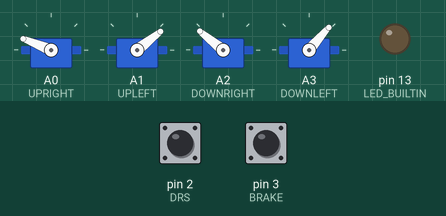
Recording of a sketch running on a simulated Arduino Uno, built with avr-gcc and run on an emulated ATmega328P. Parts: 4 × servo, output pins drawn as LEDs (lit = HIGH). Inputs (shaded band) come from the test bench; at power-on: pin 2 (DRS) HIGH, pin 3 (BRAKE) HIGH.

Above: at 2.4 s.
2.5 s: pin 2 (DRS) pulled LOW for 1 s
At 3.05 s:
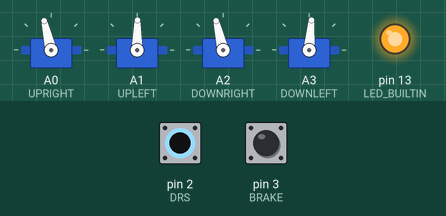
7.1 s: pin 2 (DRS) pulled LOW for 3.2 s
At 11.3 s:
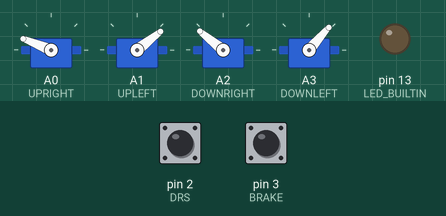
Timing chart, 0 to 12.8 s (numbered marks = the images above; inputs shaded):
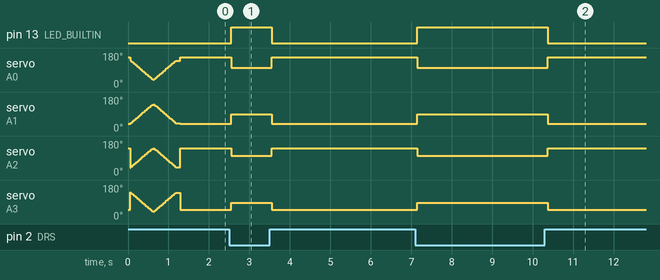

The sketch:

DRSnew.ino
```cpp
#include <Servo.h>
#define ABSMAX 2500
#define ABSMIN 500

#define BRAKE 3
#define DRS 2
#define STEERING A5
#define MINPRESS 50

#define UPRIGHT A0
#define UPLEFT A1
#define DOWNRIGHT A2
#define DOWNLEFT A3

Servo UpRight;
Servo UpLeft;
Servo DownRight;
Servo DownLeft;

#define CLOSE_UpRight 2170
#define OPEN_UpRight 1610

#define CLOSE_UpLeft 940
#define OPEN_UpLeft  1460


#define CLOSE_DownRight 2000
#define OPEN_DownRight 1610

#define CLOSE_DownLeft 1050
#define OPEN_DownLeft 1425

#define MIN_RIGHT 950
#define MIN_LEFT 2000

#define MAX_RIGHT 2000
#define MAX_LEFT 950

int debouncedrs = 0;
unsigned int debouncetimedrs = 0;
int debouncebrake = 0;
unsigned int debouncetimebrake = 0;
int releasebut = 0;
int skipone = 0;

#define CLOSED 1
#define OPEN 2

char DRS_STATE = CLOSED;

void setup()
{
  pinMode(DRS, INPUT_PULLUP);
  pinMode(BRAKE, INPUT_PULLUP);
  pinMode(LED_BUILTIN, OUTPUT);
  UpRight.attach(UPRIGHT);
  UpLeft.attach(UPLEFT);
  DownRight.attach(DOWNRIGHT);
  DownLeft.attach(DOWNLEFT);
  UpRight.writeMicroseconds (CLOSE_UpRight);
  UpLeft.writeMicroseconds (CLOSE_UpLeft);
  DownRight.writeMicroseconds (CLOSE_DownRight);
  DownLeft.writeMicroseconds (CLOSE_DownLeft);
  Serial.begin(9600);

  delay(50);
  int rightinc = 0;
  int leftinc = 0;
  if (digitalRead(DRS) == 0)
  {
    skipone = 1;
  }
  while (digitalRead(DRS) == 1 && !skipone)
  {
    UpRight.writeMicroseconds (MAX_RIGHT + rightinc);
    UpLeft.writeMicroseconds (MAX_LEFT  + leftinc);
    DownRight.writeMicroseconds (MAX_LEFT + leftinc);
    DownLeft.writeMicroseconds (MAX_RIGHT  + rightinc);
    rightinc -= 10;
    leftinc += 10;
    delay(5);
    if (MAX_RIGHT + rightinc <= MIN_RIGHT || MAX_LEFT + leftinc >= MIN_LEFT)
    {
      break;
    }
  }
  if (digitalRead(DRS) == 0)
  {
    skipone = 1;
  }
  delay(30);
  rightinc = 0;
  leftinc = 0;
  while (digitalRead(DRS) == 1 && !skipone)
  {
    UpRight.writeMicroseconds (MIN_RIGHT + rightinc);
    UpLeft.writeMicroseconds (MIN_LEFT  + leftinc);
    DownRight.writeMicroseconds (MIN_LEFT + leftinc);
    DownLeft.writeMicroseconds (MIN_RIGHT  + rightinc);
    rightinc += 10;
    leftinc -= 10;
    delay(5);
    if (MIN_RIGHT + rightinc >= MAX_RIGHT || MIN_LEFT + leftinc <= MAX_LEFT)
    {
      break;
    }
  }

  delay(100);
}

void loop()
{
  if (DRS_STATE == CLOSED)
  {
    digitalWrite(LED_BUILTIN, 0);
    UpRight.writeMicroseconds (CLOSE_UpRight);
    UpLeft.writeMicroseconds (CLOSE_UpLeft);
    DownRight.writeMicroseconds (CLOSE_DownRight);
    DownLeft.writeMicroseconds (CLOSE_DownLeft);
  }
  else if (DRS_STATE == OPEN)
  {
    digitalWrite(LED_BUILTIN, 1);
    UpRight.writeMicroseconds (OPEN_UpRight);
    UpLeft.writeMicroseconds (OPEN_UpLeft);
    DownRight.writeMicroseconds (OPEN_DownRight);
    DownLeft.writeMicroseconds (OPEN_DownLeft);
    delay(100);
    UpRight.writeMicroseconds (0);
    UpLeft.writeMicroseconds (0);
    DownRight.writeMicroseconds (0);
    DownLeft.writeMicroseconds (0);
  }

  if (digitalRead(DRS) == 0)
  {
    if (debouncedrs == 0)
    {
      debouncedrs = 1;
      debouncetimedrs = millis();
    }
    else if (debouncedrs == 1 && (millis() - debouncetimedrs) > MINPRESS && releasebut == 0)
    {
      DRS_STATE = OPEN;
      debouncedrs = 0;
      releasebut = 1;
    }
  }
  else
  {
    DRS_STATE = CLOSED;
    releasebut = 0;
    debouncedrs = 0;
  }

  if (digitalRead(BRAKE) == 0)
  {
    if (debouncebrake == 0)
    {
      debouncebrake = 1;
      debouncetimebrake = millis();
    }
    else if (debouncebrake == 1 && (millis() - debouncetimebrake) > MINPRESS)
    {
      debouncebrake = 0;
      Serial.println("Brakeclose");
      DRS_STATE = CLOSED;
    }
  }
  else
  {
    debouncebrake = 0;
  }
}
```

Measured:
- after the input at 2.5 s, pin 13 (LED_BUILTIN): LOW → HIGH after 0.05 s, → LOW 1.0 s later; servo on A0 (UPRIGHT): 158° → 103° after 0.05 s, → 158° 1.0 s later
- after the input at 7.1 s, pin 13 (LED_BUILTIN): LOW → HIGH after 0.05 s, → LOW 3.2 s later; servo on A0 (UPRIGHT): 158° → 103° after 0.05 s, → 158° 3.2 s later
- by itself, servo on A1 (UPLEFT): rises from 38° to 141° in 0.58 s, then falls to 38° in 0.65 s
